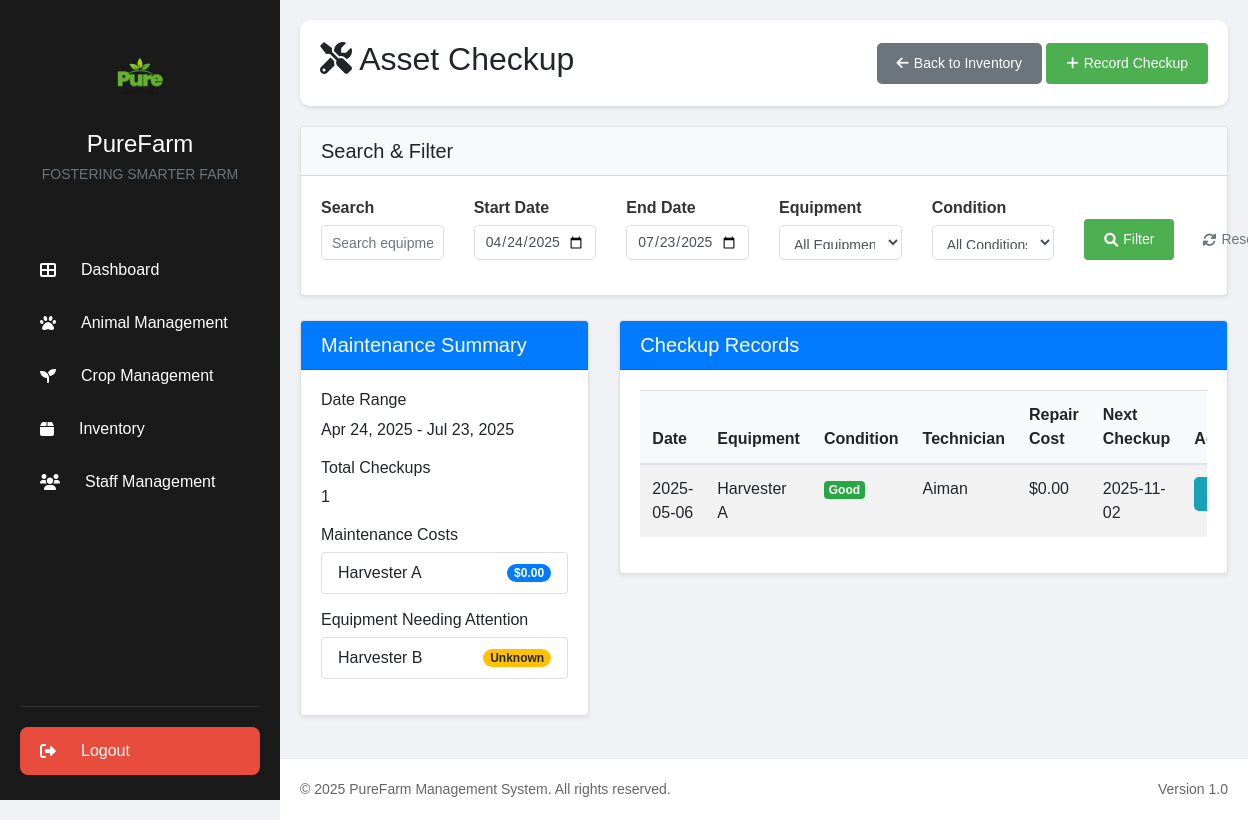
The app's page /asset_checkup.php (signed in) with its own data.
### tables this page shows
CREATE TABLE `equipment` (
  `id` int(11) NOT NULL,
  `name` varchar(100) NOT NULL,
  `type` varchar(50) NOT NULL,
  `status` enum('available','in-use','maintenance') NOT NULL DEFAULT 'available',
  `next_available_date` date DEFAULT NULL,
  `notes` text DEFAULT NULL,
  `last_checkup` date DEFAULT NULL,
  `next_checkup` date DEFAULT NULL,
  `updated_at` datetime DEFAULT current_timestamp()
);

CREATE TABLE `equipment_checkups` (
  `id` int(11) NOT NULL,
  `equipment_id` int(11) NOT NULL,
  `checkup_date` date NOT NULL,
  `condition_status` enum('Good','Fair','Poor','Broken') NOT NULL,
  `technician` varchar(100) DEFAULT NULL,
  `notes` text DEFAULT NULL,
  `repair_cost` decimal(10,2) DEFAULT NULL,
  `next_checkup_date` date DEFAULT NULL,
  `created_by` int(11) NOT NULL,
  `created_at` datetime NOT NULL
);

### asset_checkup.php (the view, shortened to what this page needs)
<?php
require_once 'includes/db.php';
try {
    $tableExists = false;
    $stmt = $pdo->query("SHOW TABLES LIKE 'equipment_checkups'");
    $tableExists = $stmt->rowCount() > 0;
} catch(PDOException $e) {
    error_log("Error checking/creating equipment_checkups table: " . $e->getMessage());
    $errorMsg = "Failed to initialize asset checkup system. Please contact the administrator.";
}
$searchTerm = isset($_GET['search']) ? trim($_GET['search']) : '';
$startDate = isset($_GET['start_date']) ? $_GET['start_date'] : date('Y-m-d', strtotime('-90 days'));
$endDate = isset($_GET['end_date']) ? $_GET['end_date'] : date('Y-m-d');
$checkupRecords = [];
try {
    $stmt = $pdo->query("SHOW TABLES LIKE 'equipment_checkups'");
    $tableExists = $stmt->rowCount() > 0;
    if ($tableExists) {
        $query = "
            SELECT c.id, c.checkup_date, c.condition_status, c.technician,
                   c.notes, c.repair_cost, c.next_checkup_date, c.created_at,
                   e.name as equipment_name, e.id as equipment_id,
                   u.username as created_by_name
            FROM equipment_checkups c
            JOIN equipment e ON c.equipment_id = e.id
            LEFT JOIN users u ON c.created_by = u.id
            WHERE c.checkup_date BETWEEN ? AND ?
        ";
        $params = [$startDate, $endDate];
        $query .= " ORDER BY c.checkup_date DESC, c.created_at DESC";
        $stmt = $pdo->prepare($query);
        $stmt->execute($params);
        $checkupRecords = $stmt->fetchAll(PDO::FETCH_ASSOC);
    }
} catch (PDOException $e) {
    error_log("Error fetching checkup records: " . $e->getMessage());
    $errorMsg = "Failed to load checkup records: " . $e->getMessage();
}
$maintenanceCosts = [];
try {
    if ($tableExists) {
        $query = "
            SELECT e.name, SUM(c.repair_cost) as total_cost,
                   COUNT(c.id) as checkup_count
            FROM equipment_checkups c
            JOIN equipment e ON c.equipment_id = e.id
            WHERE c.checkup_date BETWEEN ? AND ?
        ";
        $params = [$startDate, $endDate];
        $query .= " GROUP BY e.id ORDER BY total_cost DESC LIMIT 5";
        $stmt = $pdo->prepare($query);
        $stmt->execute($params);
        $maintenanceCosts = $stmt->fetchAll(PDO::FETCH_ASSOC);
    }
} catch (PDOException $e) {
    error_log("Error calculating maintenance costs: " . $e->getMessage());
}
$maintenanceNeeded = [];
try {
    $stmt = $pdo->query("
        SELECT e.id, e.name, MAX(c.checkup_date) as last_checkup,
               c.condition_status
        FROM equipment e
        LEFT JOIN equipment_checkups c ON e.id = c.equipment_id
        WHERE e.status IN ('maintenance', 'needs_attention')
        GROUP BY e.id
        ORDER BY last_checkup ASC
        LIMIT 5
    ");
    $maintenanceNeeded = $stmt->fetchAll(PDO::FETCH_ASSOC);
} catch (PDOException $e) {
    error_log("Error fetching maintenance needed: " . $e->getMessage());
}
include 'includes/header.php';
?>
<div class="main-content">
    <div class="page-header">
        <h2><i class="fas fa-tools"></i> Asset Checkup</h2>
        <div class="action-buttons">
            <button class="btn btn-secondary" onclick="location.href='inventory.php'">
                <i class="fas fa-arrow-left"></i> Back to Inventory
            </button>
            <button class="btn btn-primary" data-toggle="modal" data-target="#addCheckupModal">
                <i class="fas fa-plus"></i> Record Checkup
            </button>
        </div>
    </div>
    <div class="card mb-4">
        <div class="card-header bg-light">
            <h5 class="mb-0">Search & Filter</h5>
        </div>
        <div class="card-body">
            <form method="GET" action="" class="row">
                <div class="col-md-2 form-group">
                    <label for="search">Search</label>
                    <input type="text" id="search" name="search" class="form-control" placeholder="Search equipment, technician..." value="<?php echo htmlspecialchars($searchTerm); ?>">
                </div>
                <div class="col-md-2 form-group">
                    <label for="start_date">Start Date</label>
                    <input type="date" id="start_date" name="start_date" class="form-control" value="<?php echo $startDate; ?>">
                </div>
                <div class="col-md-2 form-group">
                    <label for="end_date">End Date</label>
                    <input type="date" id="end_date" name="end_date" class="form-control" value="<?php echo $endDate; ?>">
                </div>
                <div class="col-md-2 form-group">
                    <label for="equipment_filter">Equipment</label>
                    <select id="equipment_filter" name="equipment_filter" class="form-control">
                        <option value="0">All Equipment</option>
                    </select>
                </div>
                <div class="col-md-2 form-group">
                    <label for="condition_filter">Condition</label>
                    <select id="condition_filter" name="condition_filter" class="form-control">
                        <option value="">All Conditions</option>
                    </select>
                </div>
                <div class="col-md-2 form-group d-flex align-items-end">
                    <button type="submit" class="btn btn-primary mr-2">
                        <i class="fas fa-search"></i> Filter
                    </button>
                    <a href="asset_checkup.php" class="btn btn-outline-secondary">
                        <i class="fas fa-sync-alt"></i> Reset
                    </a>
                </div>
            </form>
        </div>
    </div>
    <div class="row">
        <div class="col-md-4">
            <div class="card mb-4">
                <div class="card-header bg-primary text-white">
                    <h5 class="mb-0">Maintenance Summary</h5>
                </div>
                <div class="card-body">
                    <div class="mb-3">
                        <h6>Date Range</h6>
                        <p><?php echo date('M d, Y', strtotime($startDate)); ?> - <?php echo date('M d, Y', strtotime($endDate)); ?></p>
                    </div>
                    <div class="mb-3">
                        <h6>Total Checkups</h6>
                        <p><?php echo count($checkupRecords); ?></p>
                    </div>
                    <div class="mb-3">
                        <h6>Maintenance Costs</h6>
                        <?php if (count($maintenanceCosts) > 0): ?>
                            <ul class="list-group">
                                <?php foreach ($maintenanceCosts as $cost): ?>
                                    <li class="list-group-item d-flex justify-content-between align-items-center">
                                        <?php echo htmlspecialchars($cost['name']); ?>
                                        <span class="badge badge-primary badge-pill">
                                            $<?php echo number_format($cost['total_cost'], 2); ?>
                                        </span>
                                    </li>
                                <?php endforeach; ?>
                            </ul>
                        <?php else: ?>
                            <p>No maintenance costs recorded</p>
                        <?php endif; ?>
                    </div>
                    <div class="mb-3">
                        <h6>Equipment Needing Attention</h6>
                        <?php if (count($maintenanceNeeded) > 0): ?>
                            <ul class="list-group">
                                <?php foreach ($maintenanceNeeded as $item): ?>
                                    <li class="list-group-item d-flex justify-content-between align-items-center">
                                        <?php echo htmlspecialchars($item['name']); ?>
                                        <span class="badge <?php echo ($item['condition_status'] === 'Broken') ? 'badge-danger' : 'badge-warning'; ?> badge-pill">
                                            <?php echo $item['condition_status'] ?? 'Unknown'; ?>
                                        </span>
                                    </li>
                                <?php endforeach; ?>
                            </ul>
                        <?php else: ?>
                            <p>No equipment needs maintenance</p>
                        <?php endif; ?>
                    </div>
                </div>
            </div>
        </div>
        <div class="col-md-8">
            <div class="card">
                <div class="card-header bg-primary text-white">
                    <h5 class="mb-0">Checkup Records</h5>
                </div>
                <div class="card-body">
                    <?php if (count($checkupRecords) > 0): ?>
                        <div class="table-responsive">
                            <table class="table table-striped table-hover">
                                <thead>
                                    <tr>
                                        <th>Date</th>
                                        <th>Equipment</th>
                                        <th>Condition</th>
                                        <th>Technician</th>
                                        <th>Repair Cost</th>
                                        <th>Next Checkup</th>
                                        <th>Actions</th>
                                    </tr>
                                </thead>
                                <tbody>
                                    <?php foreach ($checkupRecords as $record): ?>
                                        <tr>
                                            <td><?php echo date('Y-m-d', strtotime($record['checkup_date'])); ?></td>
                                            <td><?php echo htmlspecialchars($record['equipment_name']); ?></td>
                                            <td>
                                                <span class="badge
                                                    <?php
                                                        switch($record['condition_status']) {
                                                            case 'Good': echo 'badge-success'; break;
                                                        }
                                                    ?>">
                                                    <?php echo $record['condition_status']; ?>
                                                </span>
                                            </td>
                                            <td><?php echo htmlspecialchars($record['technician']); ?></td>
                                            <td>$<?php echo number_format($record['repair_cost'], 2); ?></td>
                                            <td>
                                                <?php
                                                    if (!empty($record['next_checkup_date'])) {
                                                        $dateClass = '';
                                                        echo '<span class="'.$dateClass.'">' . date('Y-m-d', strtotime($record['next_checkup_date'])) . '</span>';
                                                    } else {
                                                        echo 'N/A';
                                                    }
                                                ?>
                                            </td>
                                            <td>
                                                <div class="btn-group">
                                                <button type="button" class="btn btn-sm btn-info view-record"
                                                        data-toggle="modal" data-target="#viewCheckupModal"
                                                        data-id="<?php echo $record['id']; ?>"
                                                        data-equipment="<?php echo htmlspecialchars($record['equipment_name']); ?>"
                                                        data-date="<?php echo $record['checkup_date']; ?>"
                                                        data-condition="<?php echo $record['condition_status']; ?>"
                                                        data-technician="<?php echo htmlspecialchars($record['technician']); ?>"
                                                        data-notes="<?php echo htmlspecialchars($record['notes']); ?>"
                                                        data-cost="<?php echo $record['repair_cost']; ?>"
                                                        data-next="<?php echo !empty($record['next_checkup_date']) ? $record['next_checkup_date'] : ''; ?>"
                                                        data-created="<?php echo date('Y-m-d H:i', strtotime($record['created_at'])); ?>"
                                                        data-createdby="<?php echo htmlspecialchars($record['created_by_name']); ?>">
                                                    </button>
                                                </div>
                                            </td>
                                        </tr>
                                    <?php endforeach; ?>
                                </tbody>
                            </table>
                        </div>
                    <?php else: ?>
                        <div class="alert alert-info">
                            <i class="fas fa-info-circle"></i> No checkup records found for the selected criteria.
                        </div>
                    <?php endif; ?>
                </div>
            </div>
        </div>
    </div>
</div>
<?php include 'includes/footer.php'; ?>

### assets/css/styles.css (style rules this page uses)
* { margin: 0; padding: 0; box-sizing: border-box; font-family: Arial, sans-serif; }
body { background-color: #f0f2f5; }
.main-content { flex: 1; margin-left: 280px; padding: 20px; }
.page-header { display: flex; justify-content: space-between; align-items: center; margin-bottom: 20px; padding: 20px; background: white; border-radius: 10px; box-shadow: 0 2px 4px rgba(0,0,0,0.1); }
.btn { padding: 10px 20px; border: none; border-radius: 5px; cursor: pointer; font-size: 14px; display: inline-flex; align-items: center; gap: 5px; }
.btn-primary { background: #4CAF50; color: white; }
.btn-secondary { background: #6c757d; color: white; }
.main-content { flex: 1; margin-left: 280px; padding: 20px; padding-bottom: 80px; }
.form-group { margin-bottom: 20px; }
.form-group label { display: block; margin-bottom: 8px; color: #555; font-weight: 500; }
.btn-primary { background: #4CAF50; color: white; border: none; padding: 10px 20px; border-radius: 4px; cursor: pointer; font-size: 14px; transition: background 0.3s ease; }

### assets/css/forms.css (style rules this page uses)
.form-group { margin-bottom: 15px; }
.form-group label { display: block; margin-bottom: 5px; font-weight: bold; color: #333; }
.form-group input, .form-group select, .form-group textarea { width: 100%; padding: 10px; border: 1px solid #ddd; border-radius: 5px; font-size: 14px; }

### asset_checkup.php (style rules this page uses)
.table th { background-color: #f8f9fa; }
.card { box-shadow: 0 0.125rem 0.25rem rgba(0, 0, 0, 0.075); }
.page-header { margin-bottom: 20px; }
.list-group-item { padding: 0.5rem 1rem; }
.badge-success { background-color: #28a745; }
.badge-warning { background-color: #ffc107; color: #212529; }

### records on screen
equipment: name "Harvester B", condition_status "Unknown"
equipment_checkups: checkup_date "2025-05-06", equipment.name "Harvester A", condition_status "Good", technician "Aiman", repair_cost "0.00", next_checkup_date "2025-11-02"

### other values on screen
date('M d, Y', strtotime($startDate)) "Apr 24, 2025"
date('M d, Y', strtotime($endDate)) "Jul 23, 2025"
count($checkupRecords) "1"
$cost['name'] "Harvester A"
$cost['total_cost'] "0.00"
